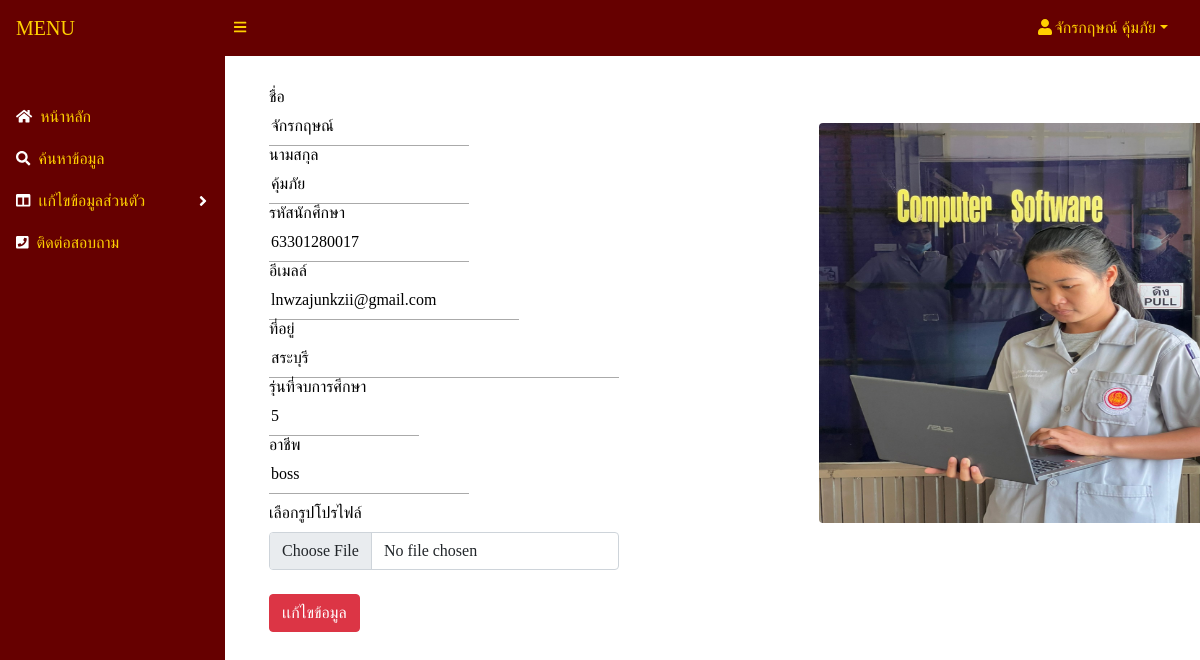
Screenshot of /edit.php (signed in) with the database file from the repository.
### tables this page shows
CREATE TABLE `usersfew` (
  `id` int(10) NOT NULL,
  `username` varchar(255) NOT NULL,
  `password` varchar(255) NOT NULL,
  `email` varchar(255) NOT NULL,
  `std_id` varchar(255) NOT NULL,
  `titlename` varchar(255) NOT NULL,
  `firstname` varchar(255) NOT NULL,
  `lastname` varchar(255) NOT NULL,
  `address` varchar(255) NOT NULL,
  `gen` varchar(255) NOT NULL,
  `job` varchar(255) NOT NULL,
  `img` varchar(255) NOT NULL,
  `birthday` varchar(255) NOT NULL,
  `age` int(10) NOT NULL,
  `urole` varchar(255) NOT NULL,
  `create_at` timestamp NOT NULL DEFAULT current_timestamp()
);

### edit.php (the view, shortened to what this page needs)
<?php
    require_once 'config/db.php';
?>
<!DOCTYPE html>
<html lang="en">
    <head>
        <link href="https://cdn.jsdelivr.net/npm/simple-datatables@latest/dist/style.css" rel="stylesheet" />
        <link href="stylesedit.css" rel="stylesheet" />
        <link rel="stylesheet" href="https://cdn.datatables.net/1.11.4/css/jquery.dataTables.min.css">
    </head>
    <body class="sb-nav-fixed">
            <?php
            if (isset($_SESSION['user_login'])) {
                $user_id = $_SESSION['user_login'];
                $stmt = $conn->query("SELECT * FROM usersfew WHERE id = $user_id");
                $stmt->execute();
                $row = $stmt->fetch(PDO::FETCH_ASSOC);
            }
        ?>
        <nav class="sb-topnav navbar navbar-expand sb-sidenav-light1">
            <a class="navbar-brand ps-3" href="">MENU</a>
            <button class="btn btn-link btn-sm order-1 order-lg-0 me-4 me-lg-0" id="sidebarToggle" href="#!"><i class="fas fa-bars"></i></button>
            <ul class="navbar-nav ms-auto ms-md-0 me-3 me-lg-4">
                <li class="nav-item dropdown">
                    <a class="nav-link dropdown-toggle" id="navbarDropdown" href="#" role="button" data-bs-toggle="dropdown" aria-expanded="false"><i class="fas fa-user fa-fw"></i><?php echo $row['firstname'] .' '. $row['lastname'] ?></a>
                </li>
            </ul>
        </nav>
        <div id="layoutSidenav">
            <div id="layoutSidenav_nav">
                <nav class="sb-sidenav accordion sb-sidenav-light" id="sidenavAccordion">
                    <div class="sb-sidenav-menu">
                        <div class="nav">
                            <div class="sb-sidenav-menu-heading"></div>
                            <a class="nav-link" href="userlogin.php">
                                <div class="sb-nav-link-icon"><i class="fa fa-home"></i></div>
                                หน้าหลัก
                            </a>
                            <a class="nav-link" href="searchuser.php">
                                <div class="sb-nav-link-icon"><i class="fa fa-search"></i></div>
                                ค้นหาข้อมูล
                            </a>
                            <a class="nav-link collapsed" href="#" data-bs-toggle="collapse" data-bs-target="#collapseLayouts" aria-expanded="false" aria-controls="collapseLayouts">
                                <div class="sb-nav-link-icon"><i class="fas fa-columns"></i></div>
                                เเก้ไขข้อมูลส่วนตัว
                                <div class="sb-sidenav-collapse-arrow"><i class="fas fa-angle-down"></i></div>
                            </a>
                            <a class="nav-link" href="https://web.facebook.com/Softwarelopburi/">
                                <div class="sb-nav-link-icon"><i class="fa fa-phone-square"></i></div>
                                ติดต่อสอบถาม
                            </a>
                        </div>
                    </div>
                </nav>
            </div>
            <div id="layoutSidenav_content">
                <main>
                <div class="container-fluid px-4">
                    <div class="login-right">
                        <div class="container mt-4">
                        <form action="update.php" method="post" enctype="multipart/form-data">
                            <div class="form-group">
                            <tr>
                                <td>
                                    <label for="edfirstname">ชื่อ</label><br>
                                    <input type="text"  name="edfirstname"  value="<?php echo $row['firstname'] ?>" style="width:200px;"><br>
                                    <label for="edlastname">นามสกุล</label><br>
                                    <input type="text" name="edlastname"  value="<?php echo $row['lastname'] ?>" style="width:200px;"><br>
                                    <label for="edstd_id">รหัสนักศึกษา</label><br>
                                    <input type="text" name="edstd_id"  value="<?php echo $row['std_id'] ?>" style="width:200px;"><br>
                                    <label for="edemail">อีเมลล์</label><br>
                                    <input type="text" name="edemail"  value="<?php echo $row['email'] ?>" style="width:250px;"><br>
                                    <label for="edaddress">ที่อยู่</label><br>
                                    <input type="text" name="edaddress"  value="<?php echo $row['address'] ?>" style="width:350px;"><br>
                                    <label for="edgen">รุ่นที่จบการศึกษา</label><br>
                                    <input type="text" name="edgen"  value="<?php echo $row['gen'] ?>" style="width:150px;"><br>
                                    <label for="edjob">อาชีพ</label><br>
                                    <input type="text" name="edjob"  value="<?php echo $row['job'] ?>" style="width:200px;"><br>
                                    <label for="img" class="col-form-label">เลือกรูปโปรไฟล์</label>
                                    <input type="file" class="form-control" id="imgInput" name="img" style="width:350px;">
                                    </div>
                            <div class="button-area mt-4">
                                <button type="submit" name="update" class="btn btn-danger">เเก้ไขข้อมูล</button>
                            </div>
                            <div class="form-group1"><br>
                                <img class="rounded" width="400px" height="400px" src="uploads/<?php echo $row['img']; ?>" alt="">
                            </div>
                        </div>
                        </div>
                    </div>
                </main>
            </div>
        </div>
    </body>
</html>

### rows the page displays
usersfew: firstname "จักรกฤษณ์", lastname "คุ้มภัย", edfirstname "จักรกฤษณ์", edlastname "คุ้มภัย", edstd_id "63301280017", edemail "lnwzajunkzii@gmail.com", edaddress "สระบุรี", edgen "5", edjob "boss", img (picture)
